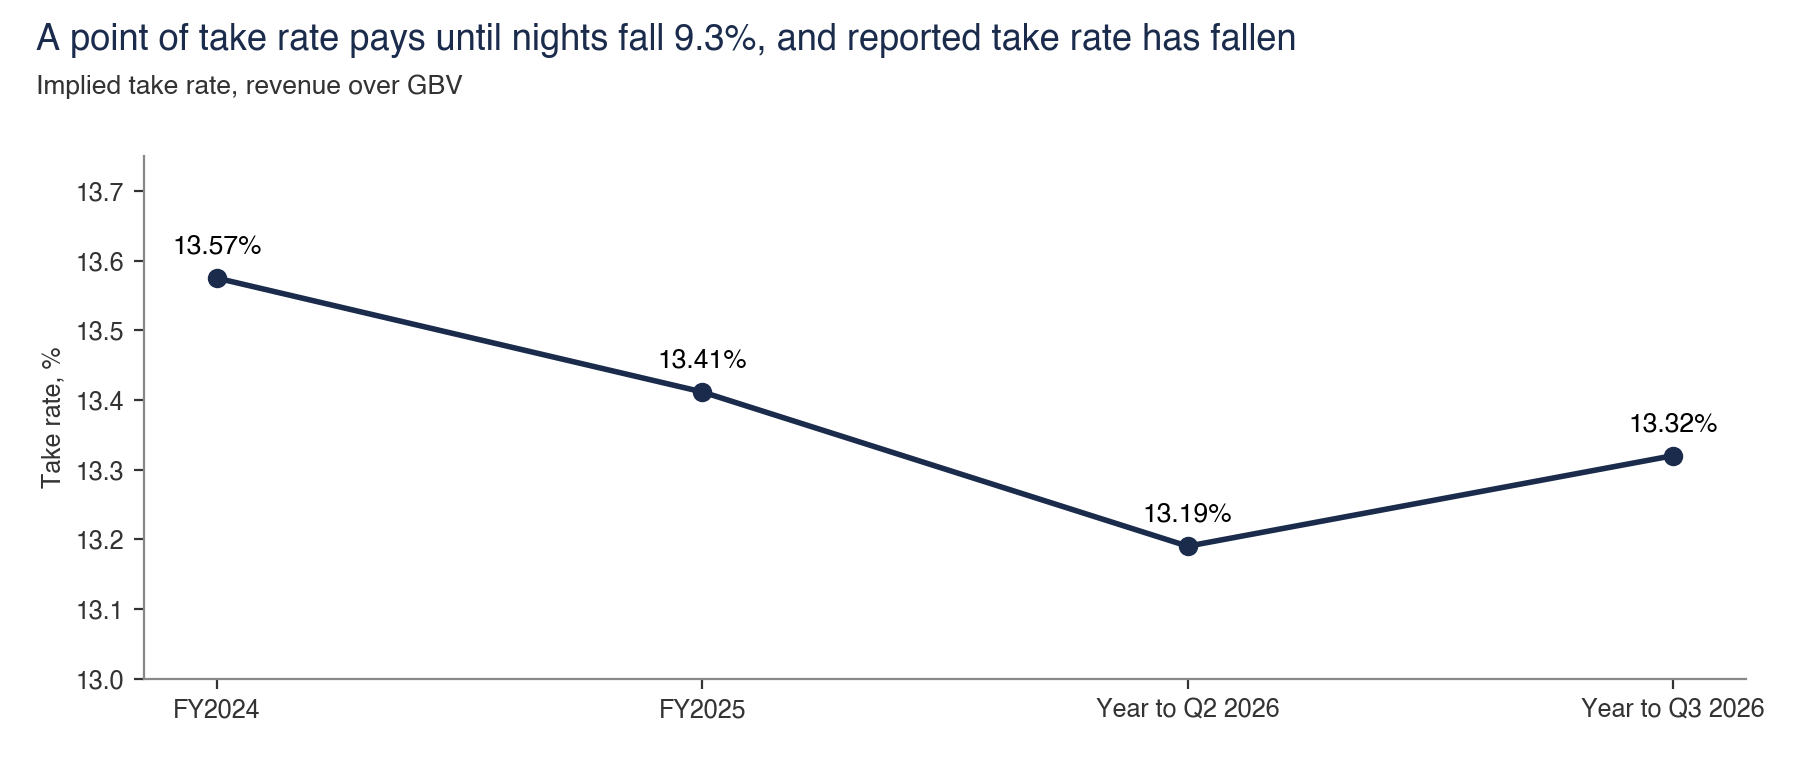

This chart was generated by the following Python code:
"""What a point of take rate is worth and how many nights it can lose. A break-even, with no measured demand response behind it."""
import pathlib, sys
import numpy as np, pandas as pd
sys.path.insert(0, str(pathlib.Path(__file__).resolve().parents[2]))
from evidence import *

H = here(__file__); R = {}
g, terms = filing_lines(); a = terms('FY2025'); c = (a['rev'] - a['v']) / a['N']; d = a['G'] / 100
R['point_of_take_per_night'] = d; R['contribution_per_night'] = c; R['breakeven_note_pct'] = 100 * d / (c + d)
t = pd.read_csv(H / 'take_rate_grid.csv'); q = t[(t.take_move_pts == 1) & (t.marketing_rise == 0)].set_index('period')
R['breakeven_marketing_per_night_low_pct'] = 100 * q.breakeven_night_loss.min(); R['breakeven_marketing_per_night_high_pct'] = 100 * q.breakeven_night_loss.max(); R['breakeven_marketing_fixed_low_pct'] = 100 * q.breakeven_night_loss_marketing_dollars_fixed.min(); R['breakeven_marketing_fixed_high_pct'] = 100 * q.breakeven_night_loss_marketing_dollars_fixed.max()
R['take_2024_pct'] = 100 * g('Airbnb', 'rev', 'FY2024') / g('Airbnb', 'gbv', 'FY2024'); R['take_2025_pct'] = 100 * a['t']; R['take_ttm_q2_26_pct'] = 100 * q.take_rate['TTM Q2 26'] * (1 if q.take_rate['TTM Q2 26'] < 1 else .01); R['take_ttm_q3_26_pct'] = 100 * q.take_rate['TTM Q3 26'] * (1 if q.take_rate['TTM Q3 26'] < 1 else .01)
save(__file__, R)
fig = plt.figure(figsize=(9, 3.9)); titled(fig, 'A point of take rate pays until nights fall 9.3%, and reported take rate has fallen', 'Implied take rate, revenue over GBV')
ax = fig.add_axes([0.08, 0.13, 0.89, 0.67]); lab = ['FY2024', 'FY2025', 'Year to Q2 2026', 'Year to Q3 2026']; v = [R['take_2024_pct'], R['take_2025_pct'], R['take_ttm_q2_26_pct'], R['take_ttm_q3_26_pct']]
ax.plot(lab, v, '-o', color=NAVY, lw=2)
for i, x in enumerate(v): ax.text(i, x + .035, f'{x:.2f}%', ha='center', fontsize=9.5)
ax.set_ylim(13.0, 13.75); ax.set_ylabel('Take rate, %')
finish(fig, __file__, 'take_rate.png')
